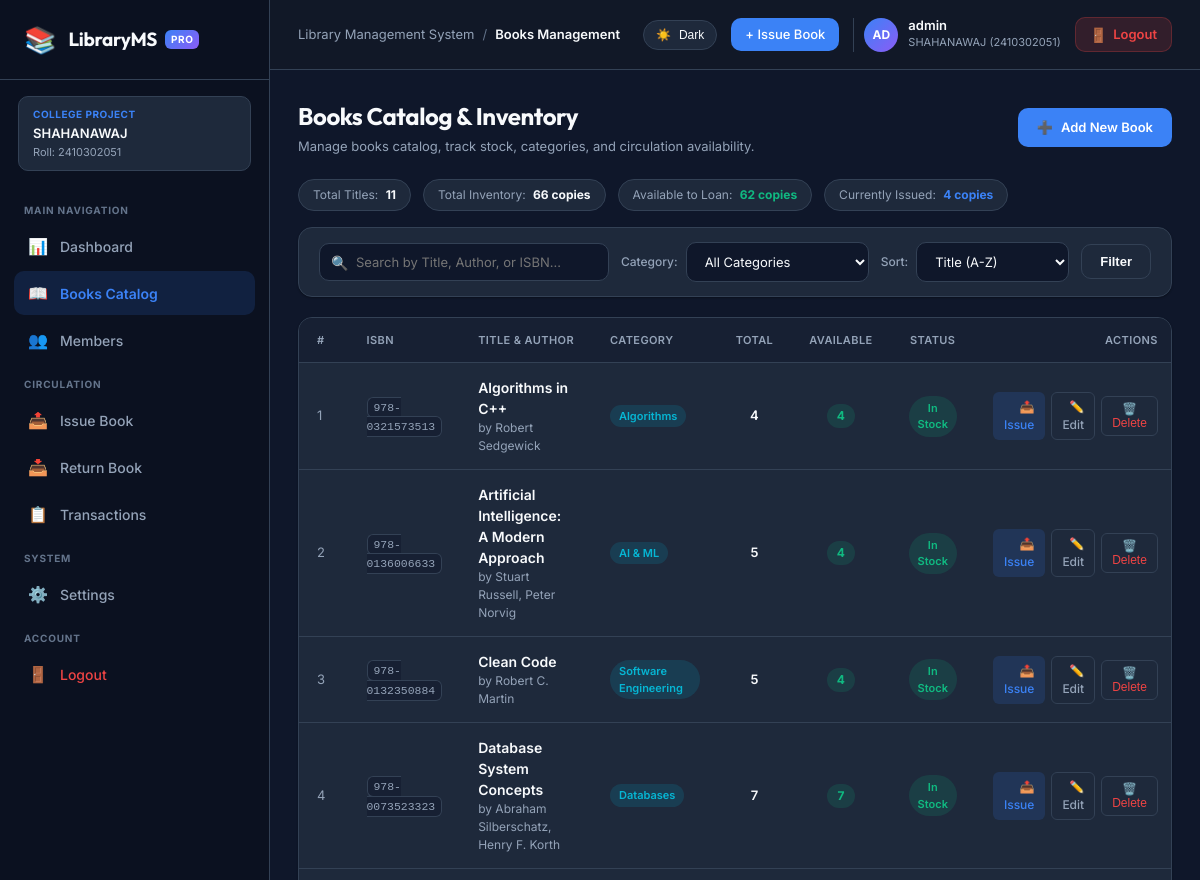
The page /books (signed in, upper part) on the database as committed earlier.
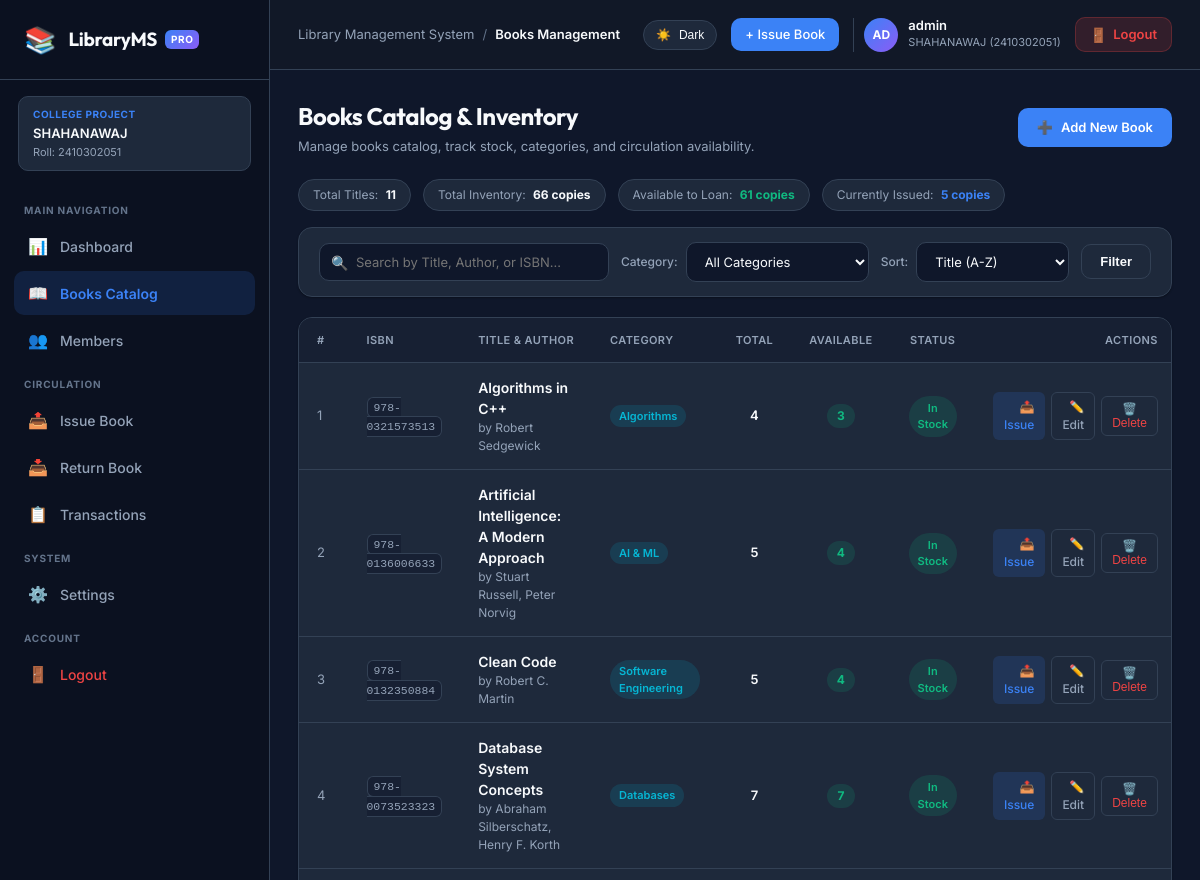
The same page on the database as committed later.
### tables this page shows
CREATE TABLE books (
            id INTEGER PRIMARY KEY AUTOINCREMENT,
            isbn TEXT UNIQUE NOT NULL,
            title TEXT NOT NULL,
            author TEXT NOT NULL,
            category TEXT NOT NULL,
            quantity INTEGER NOT NULL CHECK(quantity >= 0),
            available INTEGER NOT NULL CHECK(available >= 0)
        );

### app.py (the view)
@app.route("/books")
def books_list():
    search_query = request.args.get("q", "").strip()
    category = request.args.get("category", "All")
    sort_by = request.args.get("sort", "title")
    books = BookService.get_all_books(search_query=search_query, category=category, sort_by=sort_by)
    categories = BookService.get_categories()
    total_titles = len(books)
    total_copies = sum(b["quantity"] for b in books)
    total_available = sum(b["available"] for b in books)
    return render_template(
        "books.html",
        books=books,
        categories=categories,
        search_query=search_query,
        selected_category=category,
        selected_sort=sort_by,
        total_titles=total_titles,
        total_copies=total_copies,
        total_available=total_available
    )

### app.py (called while the page is built)
@app.context_processor
def inject_globals():
    settings = SettingsService.load_settings()
    current_theme = session.get("theme", "dark" if settings.get("dark_mode", True) else "light")
    current_user = None
    if session.get("user_id"):
        current_user = {
            "id": session.get("user_id"),
            "username": session.get("username", "admin"),
            "role": session.get("role", "Admin")
        }
    return {
        "app_title": APP_TITLE,
        "app_subtitle": APP_SUBTITLE,
        "student_name": STUDENT_NAME,
        "student_roll": STUDENT_ROLL,
        "currency_symbol": CURRENCY_SYMBOL,
        "fine_per_day": FINE_PER_DAY,
        "default_loan_days": DEFAULT_LOAN_DAYS,
        "current_theme": current_theme,
        "current_user": current_user,
        "now_year": datetime.now().year,
        "current_endpoint": request.endpoint or ""
    }

@app.after_request
def add_cache_control_headers(response):
    response.headers["Cache-Control"] = "no-cache, no-store, must-revalidate, max-age=0"
    response.headers["Pragma"] = "no-cache"
    response.headers["Expires"] = "0"
    return response

### templates/books.html (shortened to what the changed rows need)
{% extends "base.html" %}
{% block content %}
<div class="books-page">
    <div class="page-header">
        <div class="header-titles">
            <h1 class="page-title">Books Catalog & Inventory</h1>
        </div>
    </div>
    <div class="mini-metrics-row">
        <div class="mini-metric-pill">
            <span class="mini-label">Available to Loan:</span>
            <span class="mini-val text-success">{{ total_available }} copies</span>
        </div>
        <div class="mini-metric-pill">
            <span class="mini-label">Currently Issued:</span>
            <span class="mini-val text-primary">{{ total_copies - total_available }} copies</span>
        </div>
    </div>
    <div class="card">
        <div class="table-responsive">
            <table class="data-table">
                <thead>
                    <tr>
                        <th style="width: 60px;">#</th>
                        <th style="width: 140px;">ISBN</th>
                        <th>Title & Author</th>
                        <th style="width: 160px;">Category</th>
                        <th style="width: 90px; text-align: center;">Total</th>
                        <th style="width: 100px; text-align: center;">Available</th>
                        <th style="width: 130px; text-align: center;">Status</th>
                        <th style="width: 180px; text-align: right;">Actions</th>
                    </tr>
                </thead>
                <tbody>
                    {% if books %}
                        {% for book in books %}
                        <tr>
                            <td class="text-muted">{{ loop.index }}</td>
                            <td>
                                <code class="isbn-code">{{ book.isbn }}</code>
                            </td>
                            <td>
                                <div class="book-title-cell font-semibold">{{ book.title }}</div>
                                <div class="book-author-cell text-muted">by {{ book.author }}</div>
                            </td>
                            <td>
                                <span class="category-tag">{{ book.category }}</span>
                            </td>
                            <td style="text-align: center;">
                                <span class="quantity-badge">{{ book.quantity }}</span>
                            </td>
                            <td style="text-align: center;">
                                <span class="available-badge {% if book.available == 0 %}available-zero{% elif book.available <= 2 %}available-low{% else %}available-high{% endif %}">
                                    {{ book.available }}
                                </span>
                            </td>
                            <td style="text-align: center;">
                                {% if book.available > 0 %}
                                    <span class="badge badge-success">In Stock</span>
                                {% else %}
                                    <span class="badge badge-danger">Out of Stock</span>
                                {% endif %}
                            </td>
                            <td style="text-align: right;">
                                <div class="table-actions">
                                    {% if book.available > 0 %}
                                        <a href="{{ url_for('issue_book', book_id=book.id) }}" class="action-btn action-btn-issue" title="Issue this book">
                                            📤 Issue
                                        </a>
                                    {% endif %}
                                    <a href="{{ url_for('edit_book', book_id=book.id) }}" class="action-btn action-btn-edit" title="Edit book details">
                                        ✏️ Edit
                                    </a>
                                    <button
                                        type="button"
                                        class="action-btn action-btn-delete"
                                        onclick="confirmDeleteBook('{{ book.id }}', '{{ book.title|replace('\'', '\\\'') }}', '{{ book.quantity - book.available }}')"
                                        title="Delete book"
                                    >
                                        🗑️ Delete
                                    </button>
                                </div>
                            </td>
                        </tr>
                        {% endfor %}
                    {% endif %}
                </tbody>
            </table>
        </div>
    </div>
</div>
{% endblock %}

Rows that differ between the two databases and show on the page:
changed books "Algorithms in C++": available "4" → "3"
Other text that changed with them:
{{ total_available }}: "62" → "61"
{{ total_copies - total_available }}: "4" → "5"
